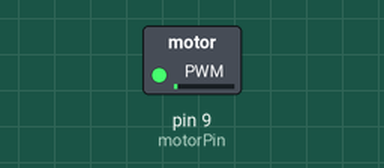
This sketch was run on a simulated Arduino Uno, built with avr-gcc and run on an emulated ATmega328P. Parts: switched loads named in the sketch (green lamp = pin HIGH).

Above: at 0.05 s.
At 2.3 s:
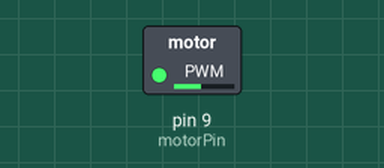
At 4.6 s:
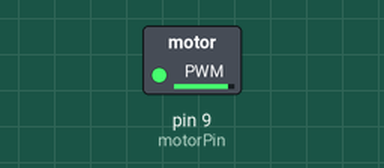
At 9.2 s:
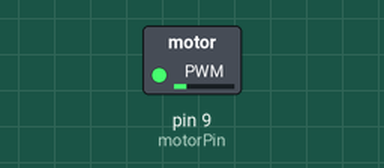
Timing chart, 0 to 13.3 s (numbered marks = the images above):
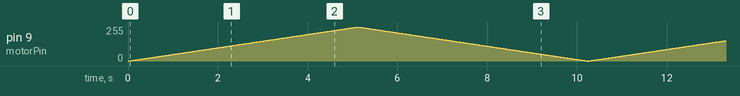

The sketch:

MotorDC-PWM.ino
```cpp
//Codigo motor DC usando PWM

int motorPin = 9;  // Pin conectado a la base del transistor

void setup() {
  pinMode(motorPin, OUTPUT);  // Configurar el pin como salida
}

void loop() {
  for (int speed = 0; speed <= 255; speed++) {  // Incrementar velocidad
    analogWrite(motorPin, speed);  // Enviar señal PWM al transistor
    delay(20);  // Esperar 20ms entre cambios
  }

  for (int speed = 255; speed >= 0; speed--) {  // Decrementar velocidad
    analogWrite(motorPin, speed);  // Enviar señal PWM al transistor
    delay(20);  // Esperar 20ms entre cambios
  }
}
```
